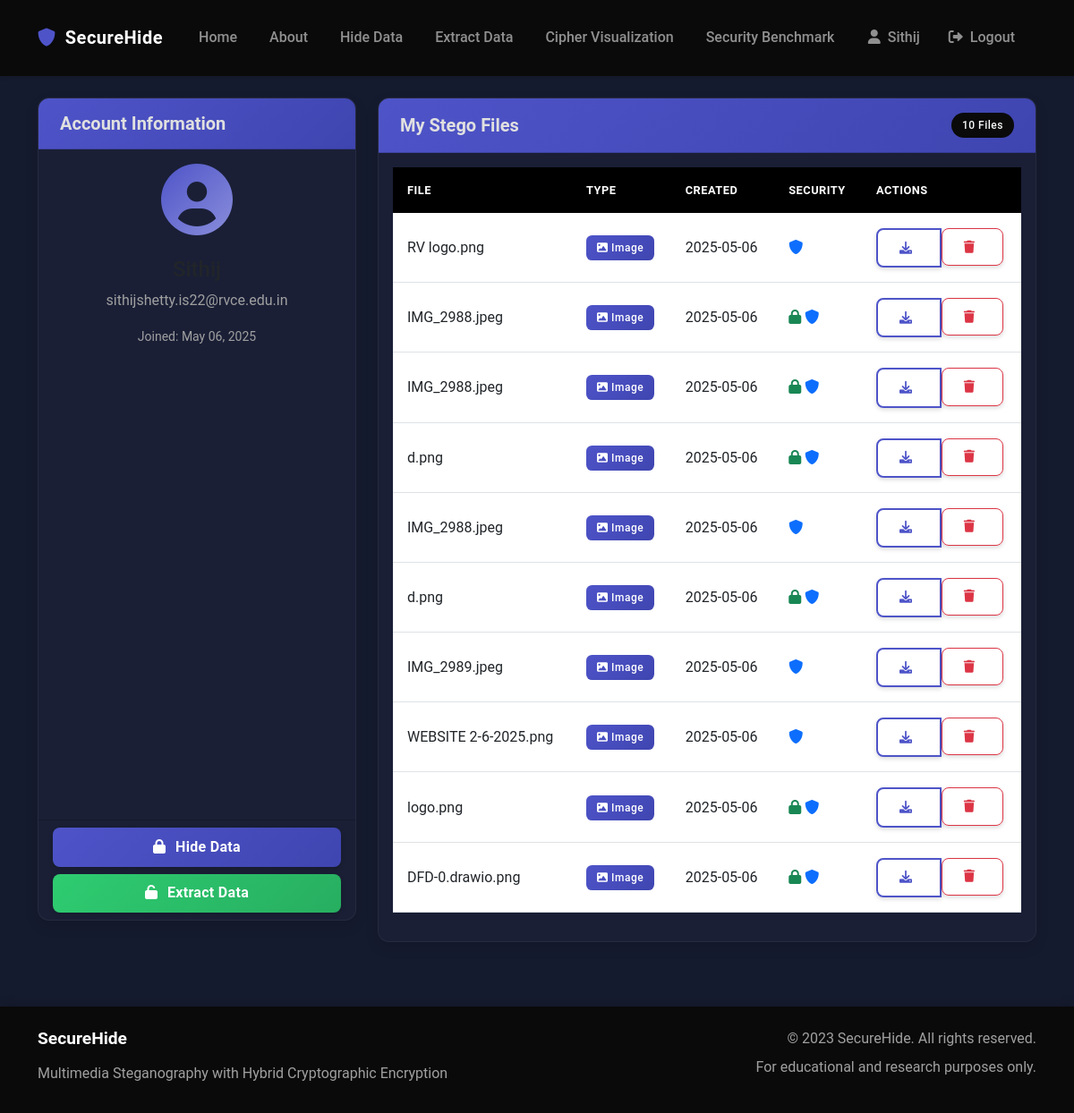
Page /account (signed in) on the committed database.
### app/models.py (models this page shows, shortened)
class User(db.Model, UserMixin):
    id = db.Column(db.Integer, primary_key=True)
    username = db.Column(db.String(20), unique=True, nullable=False)
    email = db.Column(db.String(120), unique=True, nullable=False)
    password = db.Column(db.String(60), nullable=False)
    date_joined = db.Column(db.DateTime, default=datetime.utcnow)
    stego_files = db.relationship('StegoFile', backref='owner', lazy=True)

class StegoFile(db.Model):
    id = db.Column(db.Integer, primary_key=True)
    filename = db.Column(db.String(100), nullable=False)
    original_filename = db.Column(db.String(100), nullable=True)
    file_path = db.Column(db.String(255), nullable=False)
    media_type = db.Column(db.String(20), nullable=False)  # image, audio, video
    date_created = db.Column(db.DateTime, default=datetime.utcnow)
    has_message = db.Column(db.Boolean, default=False)
    is_encrypted = db.Column(db.Boolean, default=False)
    has_integrity_check = db.Column(db.Boolean, default=False)
    additional_info = db.Column(db.String(255), nullable=True)  # For video frame info etc.
    user_id = db.Column(db.Integer, db.ForeignKey('user.id'), nullable=False)

### app/routes.py (the view)
@users.route('/account')
@login_required
def account():
    stego_files = StegoFile.query.filter_by(user_id=current_user.id).all()
    return render_template('account.html', title='Account', stego_files=stego_files)

### app/models.py (called while the page is built)
@login_manager.user_loader
def load_user(user_id):
    return User.query.get(int(user_id))

### app/templates/account.html (shortened to what this page needs)
{% extends "layout.html" %}
{% block content %}
<div class="row">
    <div class="col-md-4 mb-4">
        <div class="card">
            <div class="card-header bg-primary text-white">
                <h5 class="card-title mb-0">Account Information</h5>
            </div>
            <div class="card-body">
                <div class="text-center mb-4">
                    <i class="fas fa-user-circle fa-5x text-gradient"></i>
                </div>
                <h4 class="text-center">{{ current_user.username }}</h4>
                <p class="text-center text-muted">{{ current_user.email }}</p>
                <p class="text-center">
                    <small class="text-muted">Joined: {{ current_user.date_joined.strftime('%B %d, %Y') }}</small>
                </p>
            </div>
            <div class="card-footer">
                <div class="d-grid gap-2">
                    <a href="{{ url_for('steganography.hide') }}" class="btn btn-primary">
                        <i class="fas fa-lock"></i> Hide Data
                    </a>
                    <a href="{{ url_for('steganography.extract') }}" class="btn btn-success">
                        <i class="fas fa-unlock"></i> Extract Data
                    </a>
                </div>
            </div>
        </div>
    </div>
    <div class="col-md-8">
        <div class="card">
            <div class="card-header bg-primary text-white d-flex justify-content-between align-items-center">
                <h5 class="card-title mb-0">My Stego Files</h5>
                <span class="badge bg-dark text-light rounded-pill">{{ stego_files|length }} Files</span>
            </div>
            <div class="card-body">
                {% if stego_files %}
                    <div class="table-responsive">
                        <table class="table table-hover">
                            <thead>
                                <tr>
                                    <th>File</th>
                                    <th>Type</th>
                                    <th>Created</th>
                                    <th>Security</th>
                                    <th>Actions</th>
                                </tr>
                            </thead>
                            <tbody>
                                {% for file in stego_files %}
                                <tr data-file-id="{{ file.id }}">
                                    <td>
                                        {% if file.original_filename %}
                                            {% if file.filename.endswith('.info') %}
                                                <i class="fas fa-info-circle text-info me-1"></i>
                                                <span class="text-info">{{ file.original_filename }}</span>
                                                <small class="text-muted">(Frame Info File)</small>
                                            {% else %}
                                                {{ file.original_filename }}
                                            {% endif %}
                                        {% endif %}
                                    </td>
                                    <td>
                                        {% if file.filename.endswith('.info') %}
                                            <span class="badge bg-info"><i class="fas fa-file-code"></i> Info</span>
                                        {% elif file.media_type == 'image' %}
                                            <span class="badge bg-primary"><i class="fas fa-image"></i> Image</span>
                                        {% elif file.media_type == 'audio' %}
                                            <span class="badge bg-success"><i class="fas fa-volume-up"></i> Audio</span>
                                        {% elif file.media_type == 'video' %}
                                            <span class="badge bg-danger"><i class="fas fa-video"></i> Video</span>
                                        {% else %}
                                            <span class="badge bg-secondary"><i class="fas fa-file"></i> File</span>
                                        {% endif %}
                                    </td>
                                    <td>{{ file.date_created.strftime('%Y-%m-%d') }}</td>
                                    <td>
                                        {% if file.is_encrypted %}
                                            <i class="fas fa-lock text-success" title="Encrypted"></i>
                                        {% endif %}
                                        {% if file.has_integrity_check %}
                                            <i class="fas fa-shield-alt text-primary" title="Integrity Check"></i>
                                        {% endif %}
                                    </td>
                                    <td>
                                        <div class="btn-group">
                                            <a href="{{ url_for('steganography.download_file', file_id=file.id) }}" class="btn btn-outline-primary btn-sm">
                                                <i class="fas fa-download"></i>
                                            </a>
                                            <form action="{{ url_for('steganography.delete_file', file_id=file.id) }}" method="POST" class="d-inline" onsubmit="return confirm('Are you sure you want to delete this file?');">
                                                <button type="submit" class="btn btn-outline-danger btn-sm">
                                                    <i class="fas fa-trash"></i>
                                                </button>
                                            </form>
                                        </div>
                                    </td>
                                </tr>
                                {% endfor %}
                            </tbody>
                        </table>
                    </div>
                {% endif %}
            </div>
        </div>
    </div>
</div>
<div class="toast-container position-fixed bottom-0 end-0 p-3"></div>
{% endblock %}

### app/templates/layout.html (shortened to what this page needs)
<!DOCTYPE html>
<html lang="en">
<head>
    <link href="https://cdn.jsdelivr.net/npm/bootstrap@5.3.0/dist/css/bootstrap.min.css" rel="stylesheet">
    <link rel="stylesheet" href="{{ url_for('static', filename='css/main.css') }}">
    <link rel="stylesheet" href="https://cdnjs.cloudflare.com/ajax/libs/font-awesome/6.0.0/css/all.min.css">
</head>
<body>
    <header>
        <nav class="navbar navbar-expand-lg navbar-dark bg-dark shadow-sm">
            <div class="container">
                <a class="navbar-brand" href="{{ url_for('main.home') }}">
                    <i class="fas fa-shield-alt"></i> SecureHide
                </a>
                <div class="collapse navbar-collapse p-2" id="navbarNav">
                    <ul class="navbar-nav me-auto">
                        <li class="nav-item">
                            <a class="nav-link" href="{{ url_for('main.home') }}">Home</a>
                        </li>
                        <li class="nav-item">
                            <a class="nav-link" href="{{ url_for('main.about') }}">&nbsp;About</a>
                        </li>
                        {% if current_user.is_authenticated %}
                        <li class="nav-item">
                            <a class="nav-link" href="{{ url_for('steganography.hide') }}">&nbsp;Hide Data</a>
                        </li>
                        <li class="nav-item">
                            <a class="nav-link" href="{{ url_for('steganography.extract') }}">&nbsp;Extract Data</a>
                        </li>
                        <li class="nav-item">
                            <a class="nav-link" href="{{ url_for('steganography.visualize') }}">&nbsp;Cipher Visualization</a>
                        </li>
                        <li class="nav-item">
                            <a class="nav-link" href="{{ url_for('steganography.benchmark') }}">&nbsp;Security Benchmark</a>
                        </li>
                        {% endif %}
                    </ul>
                    <ul class="navbar-nav">
                        {% if current_user.is_authenticated %}
                        <li class="nav-item">
                            <a class="nav-link" href="{{ url_for('users.account') }}">
                                <i class="fas fa-user"></i> &nbsp;{{ current_user.username }}
                            </a>
                        </li>
                        <li class="nav-item">
                            <a class="nav-link" href="{{ url_for('users.logout') }}">
                                <i class="fas fa-sign-out-alt"></i> &nbsp;Logout
                            </a>
                        </li>
                        {% endif %}
                    </ul>
                </div>
            </div>
        </nav>
    </header>
    <main role="main" class="container py-4">
        {% block content %}{% endblock %}
    </main>
    <footer class="bg-dark text-white py-4 mt-5">
        <div class="container">
            <div class="row">
                <div class="col-md-6">
                    <h5>SecureHide</h5>
                    <p>Multimedia Steganography with Hybrid Cryptographic Encryption</p>
                </div>
                <div class="col-md-6 text-md-end">
                    <p>&copy; 2023 SecureHide. All rights reserved.</p>
                    <p>For educational and research purposes only.</p>
                </div>
            </div>
        </div>
    </footer>
</body>
</html>

### app/static/css/main.css (style rules this page uses)
:root { --primary: #4e54c8; --primary-hover: #3f45b0; --primary-light: #8a8edb; --secondary: #1a1f36; --success: #2ecc71; --success-hover: #27ae60; --dark: #121212; --darker: #0a0a0a; --light-dark: #2a2a2a; --text-light: #e0e0e0; --text-muted: #a0a0a0; }
body { background-color: #151b2e; color: var(--text-light); min-height: 100vh; display: flex; flex-direction: column; font-family: 'Roboto', 'Segoe UI', sans-serif; }
main { flex: 1; }
.bg-dark { background-color: var(--darker) !important; }
.text-muted { color: var(--text-muted) !important; }
.navbar { box-shadow: 0 4px 12px rgba(0, 0, 0, 0.15); padding: 0.7rem 1rem; }
.navbar-dark { background: rgb(29, 29, 29); }
.navbar-brand { font-weight: 700; letter-spacing: 0.5px; color: #fff; padding: 0.5rem 0; }
.navbar-brand i { color: var(--primary); margin-right: 0.3rem; }
.nav-link { font-weight: 500; transition: all 0.2s ease; position: relative; padding: 0.7rem 1rem !important; }
.nav-link:after { content: ''; position: absolute; width: 0; height: 2px; bottom: 0; left: 0; background-color: var(--primary); transition: width 0.3s ease; }
.card { background-color: var(--secondary); box-shadow: 0 6px 15px rgba(0, 0, 0, 0.1); border-radius: 0.8rem; border: 1px solid rgba(255, 255, 255, 0.05); transition: transform 0.3s ease, box-shadow 0.3s ease; overflow: hidden; height: 100%; }
.card-header { font-weight: 600; padding: 1rem 1.5rem; }
.card-title { font-weight: 700; margin-top: 0rem; color: var(--text-light); }
.bg-primary { background-color: var(--primary) !important; background: linear-gradient(135deg, var(--primary) 0%, var(--primary-hover) 100%); }
.btn { border-radius: 0.5rem; padding: 0.6rem 1.5rem; font-weight: 600; letter-spacing: 0.3px; transition: all 0.3s ease; box-shadow: 0 2px 5px rgba(0, 0, 0, 0.15); position: relative; overflow: hidden; }
.btn:after { content: ''; position: absolute; width: 100%; height: 100%; top: 0; left: -100%; background: linear-gradient(90deg, rgba(255, 255, 255, 0.1), rgba(255, 255, 255, 0)); transition: all 0.3s ease; }
.btn-primary { background: linear-gradient(135deg, var(--primary) 0%, var(--primary-hover) 100%); border: none; }
.btn-success { background: linear-gradient(135deg, var(--success) 0%, var(--success-hover) 100%); border: none; }
.btn-outline-primary { color: var(--primary); border: 2px solid var(--primary); background: transparent; }
.btn i { margin-right: 0.4rem; }
footer { background: rgb(29, 29, 29); padding: 2rem 0; box-shadow: 0 -4px 10px rgba(0, 0, 0, 0.1); }
footer h5 { font-weight: 700; margin-bottom: 1rem; font-size: 1.2rem; }
footer p { color: var(--text-muted); margin-bottom: 0.5rem; }
.text-gradient { background: linear-gradient(135deg, var(--primary) 0%, var(--primary-light) 100%); -webkit-background-clip: text; -webkit-text-fill-color: transparent; }
.table { color: var(--text-light); border-collapse: separate; border-spacing: 0; }
.table th { background-color: black; color: white; border: none; font-weight: 600; text-transform: uppercase; font-size: 0.8rem; letter-spacing: 0.5px; padding: 1rem; }
.table td { padding: 1rem; border-top: 1px solid rgba(255, 255, 255, 0.05); vertical-align: middle; }
.table tbody tr { background-color: var(--secondary); transition: background-color 0.2s ease; }
.badge { padding: 0.5rem 0.75rem; font-weight: 500; letter-spacing: 0.5px; border-radius: 0.4rem; }

### rows in the picture
User: username "Sithij", email "sithijshetty.is22@rvce.edu.in", date_joined "May 06, 2025"
StegoFile: original_filename "RV logo.png", media_type "image" (drawn), date_created "2025-05-06", has_integrity_check True (drawn)
StegoFile: original_filename "IMG_2988.jpeg", media_type "image" (drawn), date_created "2025-05-06", is_encrypted True (drawn), has_integrity_check True (drawn)
StegoFile: original_filename "IMG_2988.jpeg", media_type "image" (drawn), date_created "2025-05-06", is_encrypted True (drawn), has_integrity_check True (drawn)
StegoFile: original_filename "d.png", media_type "image" (drawn), date_created "2025-05-06", is_encrypted True (drawn), has_integrity_check True (drawn)
StegoFile: original_filename "IMG_2988.jpeg", media_type "image" (drawn), date_created "2025-05-06", has_integrity_check True (drawn)
StegoFile: original_filename "d.png", media_type "image" (drawn), date_created "2025-05-06", is_encrypted True (drawn), has_integrity_check True (drawn)
StegoFile: original_filename "IMG_2989.jpeg", media_type "image" (drawn), date_created "2025-05-06", has_integrity_check True (drawn)
StegoFile: original_filename "WEBSITE 2-6-2025.png", media_type "image" (drawn), date_created "2025-05-06", has_integrity_check True (drawn)
StegoFile: original_filename "logo.png", media_type "image" (drawn), date_created "2025-05-06", is_encrypted True (drawn), has_integrity_check True (drawn)
StegoFile: original_filename "DFD-0.drawio.png", media_type "image" (drawn), date_created "2025-05-06", is_encrypted True (drawn), has_integrity_check True (drawn)

### other values in the picture
{{ stego_files|length }} "10"
